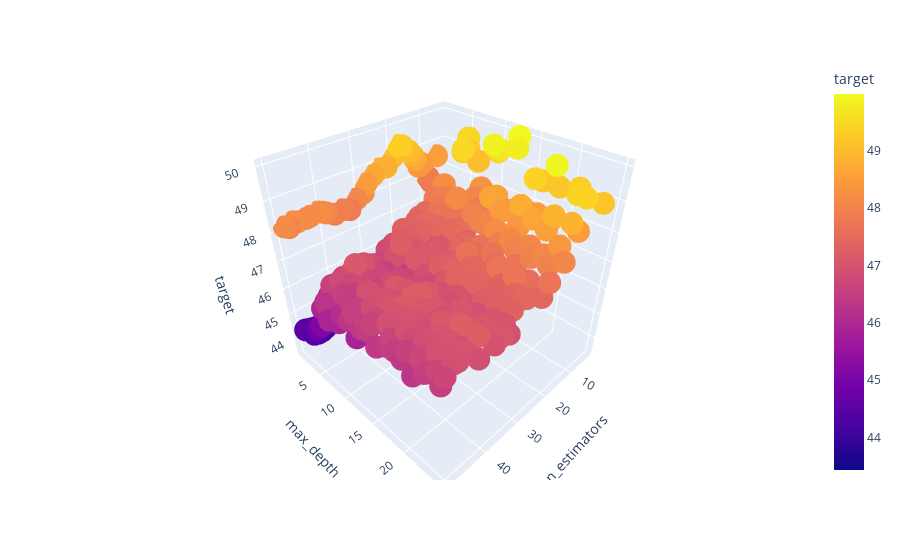

Notebook source saved alongside this figure:
### Code cell
px.scatter_3d(df1, x = "n_estimators", y = "max_depth", z = "target", color = "target")

### Figure 1 — Plotly figure (JSON) as saved in the notebook; plotly's stock layout.template omitted (floating-point values rounded to 4 significant figures; data arrays with more than 128 entries replaced by an {"elided": "..."} marker saying what was removed)
{"data": [{"hovertemplate": "n_estimators=%{x}<br>max_depth=%{y}<br>target=%{marker.color}<extra></extra>", "legendgroup": "", "marker": {"color": {"elided": "488 float values"}, "coloraxis": "coloraxis", "symbol": "circle"}, "mode": "markers", "name": "", "scene": "scene", "showlegend": false, "type": "scatter3d", "x": {"elided": "488 int values"}, "y": {"elided": "488 int values"}, "z": {"elided": "488 float values"}}], "layout": {"coloraxis": {"colorbar": {"title": {"text": "target"}}, "colorscale": [[0, "#0d0887"], [0.1111, "#46039f"], [0.2222, "#7201a8"], [0.3333, "#9c179e"], [0.4444, "#bd3786"], [0.5556, "#d8576b"], [0.6667, "#ed7953"], [0.7778, "#fb9f3a"], [0.8889, "#fdca26"], [1, "#f0f921"]]}, "legend": {"tracegroupgap": 0}, "margin": {"t": 60}, "scene": {"domain": {"x": [0, 1], "y": [0, 1]}, "xaxis": {"title": {"text": "n_estimators"}}, "yaxis": {"title": {"text": "max_depth"}}, "zaxis": {"title": {"text": "target"}}}}}
